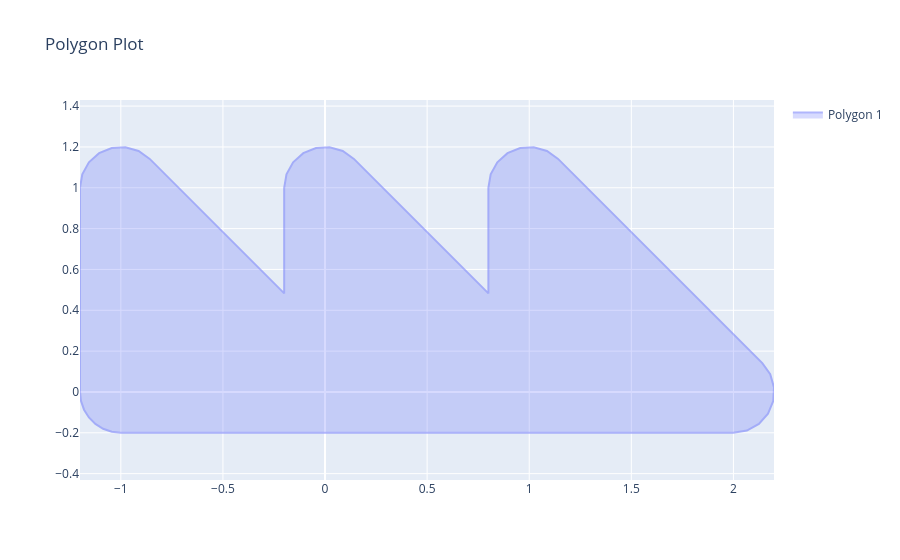

Notebook source saved alongside this figure:
### Markdown cell above
# Multiple staircases

### Code cell
p1 = geometry.Polygon(vertices=jnp.array([[0.0, 0.0], [1.0, 0.0], [0.0, 1.0]]))
p2 = mutation.buffer(p1, 0.2)
p3 = mutation.offset(p2, 1.0, 0.0)
p4 = mutation.offset(p2, -1.0, 0.0)
p5 = set_ops.union([p2, p3, p4])
print(f"{p5.area = }")
plotting.plot_polygons(p5)

### Figure 1 — Plotly figure (JSON) as saved in the notebook; plotly's stock layout.template omitted (floating-point values rounded to 4 significant figures)
{"data": [{"fill": "toself", "name": "Polygon 1", "opacity": 0.5, "type": "scatter", "x": [2.199, 2.18, 2.141, 1.141, 1.087, 1.022, 0.9555, 0.8936, 0.8436, 0.8112, 0.8, 0.8, 0.1414, 0.08678, 0.02239, -0.0445, -0.1064, -0.1564, -0.1888, -0.2, -0.2, -0.8586, -0.9132, -0.9776, -1.045, -1.106, -1.156, -1.189, -1.2, -1.2, -1.195, -1.18, -1.156, -1.125, -1.087, -1.045, -1, -5.96e-08, 1.0, 2, 2.066, 2.125, 2.169, 2.195, 2.199, null], "y": [0.02239, 0.08678, 0.1414, 1.141, 1.18, 1.199, 1.195, 1.169, 1.125, 1.066, 1.0, 0.4828, 1.141, 1.18, 1.199, 1.195, 1.169, 1.125, 1.066, 1.0, 0.4828, 1.141, 1.18, 1.199, 1.195, 1.169, 1.125, 1.066, 1.0, 0, -0.0445, -0.08678, -0.1247, -0.1564, -0.1802, -0.195, -0.2, -0.2, -0.2, -0.2, -0.1888, -0.1564, -0.1064, -0.0445, 0.02239, null]}], "layout": {"showlegend": true, "title": {"text": "Polygon Plot"}, "yaxis": {"scaleanchor": "x", "scaleratio": 1}}}
